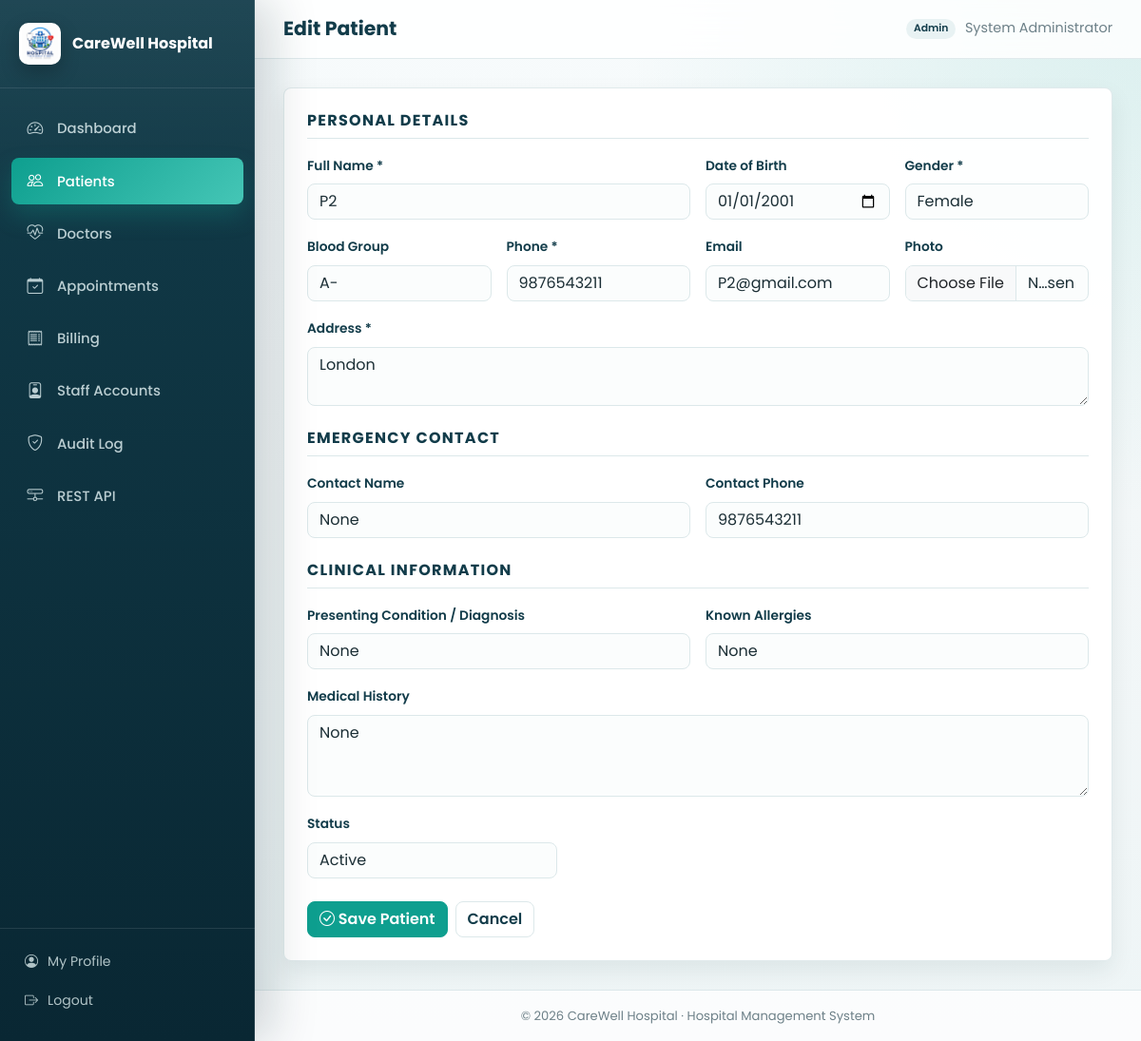
The page /patients/edit/2 (signed in) on the database its author committed.
### tables this page shows
CREATE TABLE patients (
        id INTEGER PRIMARY KEY AUTOINCREMENT,
        mrn TEXT NOT NULL UNIQUE,
        name TEXT NOT NULL,
        dob TEXT,
        age INTEGER,
        gender TEXT NOT NULL,
        blood_group TEXT,
        phone TEXT NOT NULL,
        email TEXT,
        address TEXT NOT NULL,
        emergency_contact_name TEXT,
        emergency_contact_phone TEXT,
        disease TEXT,
        medical_history TEXT,
        allergies TEXT,
        photo TEXT,
        status TEXT NOT NULL DEFAULT 'Active' CHECK(status IN ('Active', 'Inactive')),
        created_at TEXT NOT NULL DEFAULT (datetime('now')),
        updated_at TEXT NOT NULL DEFAULT (datetime('now'))
    );

### app.py (the view, shortened to what this page needs)
@app.route("/patients/edit/<int:id>", methods=["GET", "POST"])
@login_required
@roles_required("admin", "receptionist")
def edit_patient(id):
    conn = get_db_connection()
    patient = conn.execute("SELECT * FROM patients WHERE id = ?", (id,)).fetchone()
    if patient is None:
        conn.close()
        abort(404)
    if request.method == "GET":
        conn.close()
        return render_template("patient_form.html", patient=patient)

### app.py (called while the page is built)
@app.after_request
def set_security_headers(response):
    response.headers["X-Content-Type-Options"] = "nosniff"
    response.headers["X-Frame-Options"] = "SAMEORIGIN"
    response.headers["Referrer-Policy"] = "same-origin"
    return response

@app.before_request
def ensure_csrf_token():
    if "csrf_token" not in session:
        session["csrf_token"] = secrets.token_hex(16)
    session.permanent = True

@app.context_processor
def inject_globals():
    return {
        "hospital_name": HOSPITAL_NAME,
        "csrf_token": session.get("csrf_token", ""),
        "current_user": session.get("username"),
        "current_role": session.get("role"),
        "now": datetime.now(),
    }

### utils.py (called while the page is built)
def get_db_connection():
    conn = sqlite3.connect(DB_NAME)
    conn.row_factory = sqlite3.Row
    conn.execute("PRAGMA foreign_keys = ON")
    return conn

def login_required(f):
    @wraps(f)
    def decorated_function(*args, **kwargs):
        if "user_id" not in session:
            flash("Please log in to continue.", "warning")
            return redirect(url_for("login"))
        return f(*args, **kwargs)
    return decorated_function

def roles_required(*roles):
    def decorator(f):
        @wraps(f)
        def decorated_function(*args, **kwargs):
            if "user_id" not in session:
                flash("Please log in to continue.", "warning")
                return redirect(url_for("login"))
            if session.get("role") not in roles:
                flash("You do not have permission to access that page.", "danger")
                return redirect(url_for("dashboard"))
            return f(*args, **kwargs)
        return decorated_function
    return decorator

### templates/patient_form.html (shortened to what this page needs)
{% extends "base.html" %}
{% block page_title %}{{ 'Edit Patient' if patient else 'Register New Patient' }}{% endblock %}
{% block content %}
<div class="panel" style="max-width:900px">
  <form method="POST" enctype="multipart/form-data" novalidate>
    <h5 class="section-title">Personal Details</h5>
    <div class="row g-3">
      <div class="col-md-6">
        <label class="form-label">Full Name *</label>
        <input type="text" name="name" class="form-control" value="{{ patient.name if patient else '' }}" required>
      </div>
      <div class="col-md-3">
        <label class="form-label">Date of Birth</label>
        <input type="date" name="dob" class="form-control" value="{{ patient.dob if patient else '' }}">
      </div>
      <div class="col-md-3">
        <label class="form-label">Gender *</label>
        <select name="gender" class="form-select" required>
          {% for g in ['Male','Female','Other'] %}
          <option value="{{ g }}" {{ 'selected' if patient and patient.gender==g }}>{{ g }}</option>
          {% endfor %}
        </select>
      </div>
      <div class="col-md-3">
        <label class="form-label">Blood Group</label>
        <select name="blood_group" class="form-select">
          {% for bg in ['A+','A-','B+','B-','AB+','AB-','O+','O-'] %}
          <option value="{{ bg }}" {{ 'selected' if patient and patient.blood_group==bg }}>{{ bg }}</option>
          {% endfor %}
        </select>
      </div>
      <div class="col-md-3">
        <label class="form-label">Phone *</label>
        <input type="text" name="phone" class="form-control" value="{{ patient.phone if patient else '' }}" required>
      </div>
      <div class="col-md-3">
        <label class="form-label">Email</label>
        <input type="email" name="email" class="form-control" value="{{ patient.email if patient else '' }}">
      </div>
      <div class="col-md-3">
        <label class="form-label">Photo</label>
        <input type="file" name="photo" class="form-control" accept="image/*">
      </div>
      <div class="col-12">
        <label class="form-label">Address *</label>
        <textarea name="address" class="form-control" rows="2" required>{{ patient.address if patient else '' }}</textarea>
      </div>
    </div>
    <h5 class="section-title mt-4">Emergency Contact</h5>
    <div class="row g-3">
      <div class="col-md-6">
        <label class="form-label">Contact Name</label>
        <input type="text" name="emergency_contact_name" class="form-control" value="{{ patient.emergency_contact_name if patient else '' }}">
      </div>
      <div class="col-md-6">
        <label class="form-label">Contact Phone</label>
        <input type="text" name="emergency_contact_phone" class="form-control" value="{{ patient.emergency_contact_phone if patient else '' }}">
      </div>
    </div>
    <h5 class="section-title mt-4">Clinical Information</h5>
    <div class="row g-3">
      <div class="col-md-6">
        <label class="form-label">Presenting Condition / Diagnosis</label>
        <input type="text" name="disease" class="form-control" value="{{ patient.disease if patient else '' }}">
      </div>
      <div class="col-md-6">
        <label class="form-label">Known Allergies</label>
        <input type="text" name="allergies" class="form-control" value="{{ patient.allergies if patient else '' }}">
      </div>
      <div class="col-12">
        <label class="form-label">Medical History</label>
        <textarea name="medical_history" class="form-control" rows="3">{{ patient.medical_history if patient else '' }}</textarea>
      </div>
      {% if patient %}
      <div class="col-md-4">
        <label class="form-label">Status</label>
        <select name="status" class="form-select">
          <option value="Active" {{ 'selected' if patient.status=='Active' }}>Active</option>
        </select>
      </div>
      {% endif %}
    </div>
    <div class="mt-4 d-flex gap-2">
      <button type="submit" class="btn btn-primary"><i class="bi bi-check-circle"></i> Save Patient</button>
      <a href="{{ url_for('patients') }}" class="btn btn-outline-secondary">Cancel</a>
    </div>
  </form>
</div>
{% endblock %}

### static/style.css (style rules this page uses)
:root { --primary:#123C4A; --primary-dark:#092733; --primary-light:#1E5B68; --secondary:#0E9F8F; --secondary-dark:#087E73; --accent:#C89B3C; --background:#F3F7F8; --surface:#FFFFFF; --surface-soft:#F8FBFC; --border:#DCE8EA; --text:#1B2E35; --muted:#6D8088; --danger:#C93D3D; --warning:#D89120; --success:#1B8A5A; --info:#2F78B7; --shadow:0 18px 45px rgba(13,45,55,.10); --shadow-soft:0 10px 24px rgba(13,45,55,.08); --sidebar-width:268px; }
* { box-sizing:border-box; }
html { min-height:100%; }
body { margin:0; min-height:100%; font-family:'Poppins',sans-serif; background: radial-gradient(circle at top right, rgba(14,159,143,.12), transparent 34rem), linear-gradient(180deg, #F7FBFC 0%, var(--background) 48%, #EEF5F6 100%); color:var(--text); -webkit-font-smoothing:antialiased; }
a { text-decoration:none; }
.btn { border-radius:8px; font-weight:600; letter-spacing:0; box-shadow:none !important; }
.btn-primary { --bs-btn-bg:var(--secondary); --bs-btn-border-color:var(--secondary); --bs-btn-hover-bg:var(--secondary-dark); --bs-btn-hover-border-color:var(--secondary-dark); --bs-btn-active-bg:var(--primary); --bs-btn-active-border-color:var(--primary); }
.btn-outline-secondary { --bs-btn-color:var(--primary); --bs-btn-border-color:var(--border); --bs-btn-hover-bg:var(--primary); --bs-btn-hover-border-color:var(--primary); }
.form-label { color:var(--primary); font-size:.86rem; font-weight:600; }
.form-control, .form-select, .input-group-text { border-color:var(--border); border-radius:8px; }
.form-control, .form-select { background:#FBFDFD; color:var(--text); }
.panel { background:rgba(255,255,255,.96); border-radius:8px; box-shadow:var(--shadow-soft); padding:24px; margin-bottom:0; border:1px solid rgba(220,232,234,.88); }
.panel h5 { color:var(--primary); font-size:1rem; font-weight:700; margin-bottom:16px; }
.section-title { font-size:.8rem; text-transform:uppercase; letter-spacing:.08em; color:var(--secondary-dark); border-bottom:1px solid var(--border); padding-bottom:9px; margin-bottom:16px; font-weight:700; }

### rows shown on the page
patients: name "P2", dob "01/01/2001", phone "9876543211", email "P2@gmail.com", address "London", emergency_contact_phone "9876543211"

### other values the page prints
{{ hospital_name }} "CareWell Hospital"
{{ 'Edit Patient' if patient else 'Register New Patient' }} "Edit Patient"
{{ current_role }} "Admin"
{{ session.get('full_name', current_user) }} "System Administrator"
form field gender "Female"
form field blood_group "A-"
